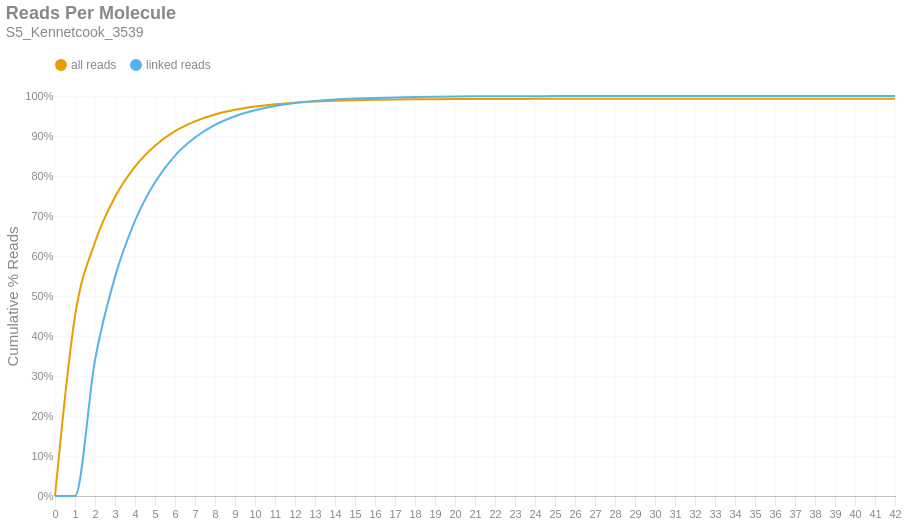

Here is the notebook cell this chart was saved with:
### Markdown cell above
### Reads per Molecule
This chart shows the cumulative distribution of the number of reads per linked molecule. That is, how many alignments are associated with a unique molecule. This excludes the number of reads associated with invalid or absent linked-read barcodes. The `linked` histogram is the percentages recalculated when disregarding singletons.

### Code cell
if SKIPLR:
    print_html(f"Skipped")
else:
    counts = np.bincount(valids['reads'].cast(pl.Int64).to_numpy())
    weighted = counts * np.arange(len(counts))
    all_perc = weighted / n_reads
    linked_perc = weighted / n_linked_reads
    linked_perc[1] = 0
    binned_df = pl.DataFrame({
        'readsper': list(range(len(counts))),
        'all reads (cumsum)': np.cumsum(all_perc).tolist(),
        'linked reads (cumsum)': np.cumsum(linked_perc).tolist(),
    })

    with SafeRender(binned_df):
        (
            density_plot(binned_df, 'Reads Per Molecule', samplename, 'readspmol')
            .encode(
                x=alt.X('readsper:O', title=None).axis(labelAngle=0).scale(padding=0),
                y=alt.Y('value:Q', title='Cumulative % Reads').axis(format='%').stack(False),
                color=alt.Color("key:N").scale(domain=["all reads", "linked reads"]),
                tooltip=[
                    alt.Tooltip("key:N", title="Data Type"),
                    alt.Tooltip("readsper:O", title="Reads Per Molecule"),
                    alt.Tooltip("value:Q", format=".2%", title="% Reads (Cum.)")
                ]            
            )
        ).display()

### Figure 1 — Vega-Lite specification as saved in the notebook (floating-point values rounded to 4 significant figures)
{"width": "container", "height": 400, "config": {"title": {"anchor": "start", "dy": -15, "fontSize": 18, "color": "#888888", "subtitleColor": "#888888", "subtitleFontSize": 14}, "arc": {"fill": "#0072B2"}, "axis": {"domainColor": "#888888", "domainWidth": 0.5, "gridWidth": 0.2, "grid": false, "titleFontWeight": 400, "titleFontSize": 15, "labelFontSize": 11, "labelColor": "#888888", "tickColor": "#888888", "tickWidth": 0.2, "titleColor": "#888888"}, "axisBand": {"grid": false}, "axisX": {"grid": true, "tickSize": 10, "domainCap": "round"}, "axisY": {"domain": false, "grid": true, "tickSize": 0, "domainCap": "round"}, "background": "transparent", "header": {"labelFontSize": 15, "labelColor": "#888888", "titleFontSize": 15, "titleFontWeight": 600, "titleColor": "#888888"}, "legend": {"labelFont": "sans-serif", "labelFontSize": 12, "labelColor": "#888888", "symbolSize": 100, "symbolType": "circle", "titleFontSize": 12, "titlePadding": 10, "titleColor": "#888888", "title": null, "orient": "top"}, "range": {"category": ["#E69F00", "#56B4E9", "#009E73", "#F0E442", "#0072B2", "#D55E00", "#CC79A7", "#000000"], "diverging": ["#cfe8f3", "#a2d4ec", "#73bfe2", "#46abdb", "#1696d2", "#12719e"]}, "area": {"fill": "#0072B2", "fillOpacity": 0.7, "line": true, "strokeOpacity": 0.7}, "line": {"color": "#0072B2", "stroke": "#0072B2", "strokeWidth": 2}, "trail": {"color": "#0072B2", "stroke": "#0072B2", "strokeWidth": 0, "size": 1}, "point": {"filled": true, "fillOpacity": 1.0, "size": 95}, "text": {"color": "#888888", "fontSize": 11, "align": "right", "fontWeight": 400, "size": 11}, "bar": {"fill": "#0072B2", "stroke": null}, "view": {"stroke": null, "continuousWidth": 660, "continuousHeight": 400}}, "data": {"name": "data-a176b23798d96042ef4392f00b210373"}, "mark": {"type": "line", "interpolate": "monotone", "point": {"opacity": 0, "size": 275}}, "encoding": {"color": {"field": "key", "scale": {"domain": ["all reads", "linked reads"]}, "type": "nominal"}, "tooltip": [{"field": "key", "title": "Data Type", "type": "nominal"}, {"field": "readsper", "title": "Reads Per Molecule", "type": "ordinal"}, {"field": "value", "format": ".2%", "title": "% Reads (Cum.)", "type": "quantitative"}], "x": {"axis": {"labelAngle": 0}, "field": "readsper", "scale": {"padding": 0}, "title": null, "type": "ordinal"}, "y": {"axis": {"format": "%"}, "field": "value", "stack": false, "title": "Cumulative % Reads", "type": "quantitative"}}, "params": [{"name": "param_c36ac31b6afebe62", "select": {"type": "point", "fields": ["key"]}, "bind": "legend"}], "title": {"text": "Reads Per Molecule", "subtitle": "S5_Kennetcook_3539"}, "transform": [{"fold": ["all reads (cumsum)", "linked reads (cumsum)"]}, {"calculate": "replace(datum.key, ' (cumsum)', '')", "as": "key"}, {"filter": {"param": "param_c36ac31b6afebe62"}}], "usermeta": {"embedOptions": {"downloadFileName": "S5_Kennetcook_3539.readspmol"}}, "$schema": "https://vega.github.io/schema/vega-lite/v6.1.0.json", "datasets": {"data-a176b23798d96042ef4392f00b210373": [{"readsper": 0, "all reads (cumsum)": 0.0, "linked reads (cumsum)": 0.0}, {"readsper": 1, "all reads (cumsum)": 0.4498, "linked reads (cumsum)": 0.0}, {"readsper": 2, "all reads (cumsum)": 0.6343, "linked reads (cumsum)": 0.3395}, {"readsper": 3, "all reads (cumsum)": 0.7474, "linked reads (cumsum)": 0.5478}, {"readsper": 4, "all reads (cumsum)": 0.8235, "linked reads (cumsum)": 0.6879}, {"readsper": 5, "all reads (cumsum)": 0.8759, "linked reads (cumsum)": 0.7843}, {"readsper": 6, "all reads (cumsum)": 0.9121, "linked reads (cumsum)": 0.851}, {"readsper": 7, "all reads (cumsum)": 0.9367, "linked reads (cumsum)": 0.8963}, {"readsper": 8, "all reads (cumsum)": 0.9537, "linked reads (cumsum)": 0.9277}, {"readsper": 9, "all reads (cumsum)": 0.9655, "linked reads (cumsum)": 0.9493}, {"readsper": 10, "all reads (cumsum)": 0.9737, "linked reads (cumsum)": 0.9644}, {"readsper": 11, "all reads (cumsum)": 0.9795, "linked reads (cumsum)": 0.975}, {"readsper": 12, "all reads (cumsum)": 0.9834, "linked reads (cumsum)": 0.9823}, {"readsper": 13, "all reads (cumsum)": 0.9862, "linked reads (cumsum)": 0.9874}, {"readsper": 14, "all reads (cumsum)": 0.9881, "linked reads (cumsum)": 0.991}, {"readsper": 15, "all reads (cumsum)": 0.9895, "linked reads (cumsum)": 0.9934}, {"readsper": 16, "all reads (cumsum)": 0.9904, "linked reads (cumsum)": 0.9952}, {"readsper": 17, "all reads (cumsum)": 0.9911, "linked reads (cumsum)": 0.9965}, {"readsper": 18, "all reads (cumsum)": 0.9917, "linked reads (cumsum)": 0.9975}, {"readsper": 19, "all reads (cumsum)": 0.9921, "linked reads (cumsum)": 0.9982}, {"readsper": 20, "all reads (cumsum)": 0.9923, "linked reads (cumsum)": 0.9987}, {"readsper": 21, "all reads (cumsum)": 0.9925, "linked reads (cumsum)": 0.9991}, {"readsper": 22, "all reads (cumsum)": 0.9927, "linked reads (cumsum)": 0.9993}, {"readsper": 23, "all reads (cumsum)": 0.9928, "linked reads (cumsum)": 0.9995}, {"readsper": 24, "all reads (cumsum)": 0.9928, "linked reads (cumsum)": 0.9996}, {"readsper": 25, "all reads (cumsum)": 0.9929, "linked reads (cumsum)": 0.9998}, {"readsper": 26, "all reads (cumsum)": 0.993, "linked reads (cumsum)": 0.9998}, {"readsper": 27, "all reads (cumsum)": 0.993, "linked reads (cumsum)": 0.9999}, {"readsper": 28, "all reads (cumsum)": 0.993, "linked reads (cumsum)": 0.9999}, {"readsper": 29, "all reads (cumsum)": 0.993, "linked reads (cumsum)": 0.9999}, {"readsper": 30, "all reads (cumsum)": 0.993, "linked reads (cumsum)": 0.9999}, {"readsper": 31, "all reads (cumsum)": 0.993, "linked reads (cumsum)": 0.9999}, {"readsper": 32, "all reads (cumsum)": 0.993, "linked reads (cumsum)": 0.9999}, {"readsper": 33, "all reads (cumsum)": 0.993, "linked reads (cumsum)": 1.0}, {"readsper": 34, "all reads (cumsum)": 0.993, "linked reads (cumsum)": 1.0}, {"readsper": 35, "all reads (cumsum)": 0.993, "linked reads (cumsum)": 1.0}, {"readsper": 36, "all reads (cumsum)": 0.993, "linked reads (cumsum)": 1.0}, {"readsper": 37, "all reads (cumsum)": 0.993, "linked reads (cumsum)": 1.0}, {"readsper": 38, "all reads (cumsum)": 0.993, "linked reads (cumsum)": 1.0}, {"readsper": 39, "all reads (cumsum)": 0.993, "linked reads (cumsum)": 1.0}, {"readsper": 40, "all reads (cumsum)": 0.993, "linked reads (cumsum)": 1.0}, {"readsper": 41, "all reads (cumsum)": 0.993, "linked reads (cumsum)": 1.0}, {"readsper": 42, "all reads (cumsum)": 0.993, "linked reads (cumsum)": 1.0}]}}
